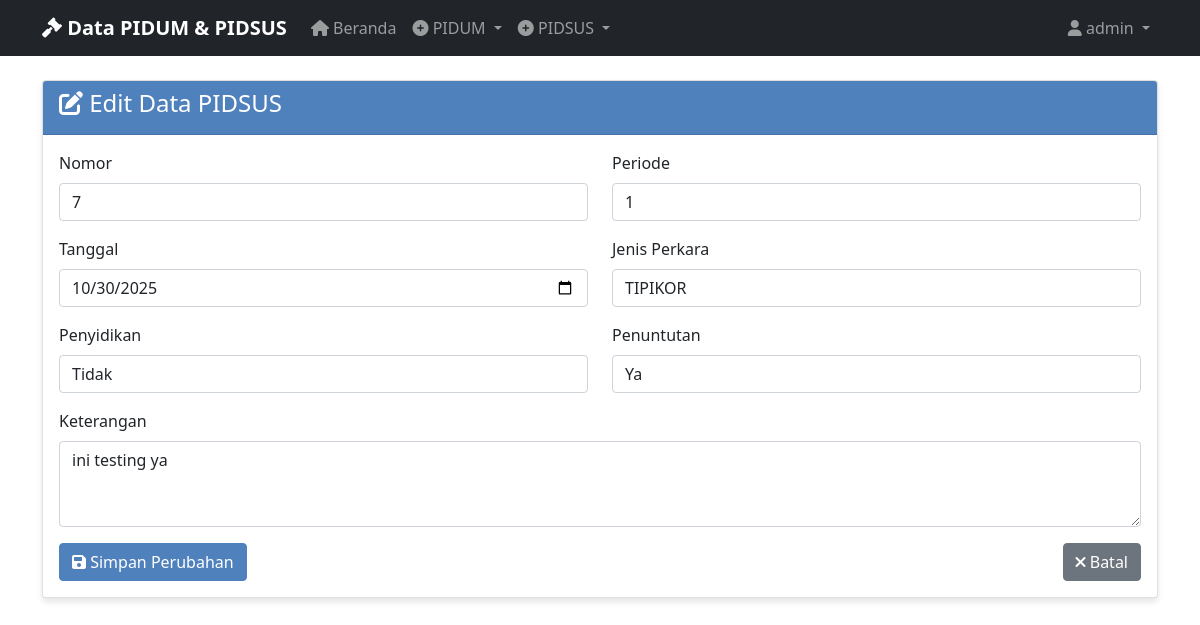
Screenshot of /edit_pidsus/7 (signed in) with the database file from the repository.
### tables this page shows
CREATE TABLE pidsus_data (
                id INTEGER PRIMARY KEY AUTOINCREMENT,
                no TEXT NOT NULL,
                periode TEXT NOT NULL,
                tanggal TEXT NOT NULL,
                jenis_perkara TEXT NOT NULL,
                penyidikan TEXT NOT NULL,
                penuntutan TEXT NOT NULL,
                keterangan TEXT NOT NULL,
                created_at TIMESTAMP DEFAULT CURRENT_TIMESTAMP
            );

### app_with_db.py (the view, shortened to what this page needs)
@app.route('/edit_pidsus/<int:item_id>', methods=['GET', 'POST'])
@login_required
def edit_pidsus(item_id):
    if request.method == 'GET':
        data = get_pidsus_data_by_id(item_id)
        if not data:
            flash('Data tidak ditemukan', 'error')
            return redirect(url_for('view_pidsus'))
        return render_template('edit_pidsus.html', data=data)

### app_with_db.py (called while the page is built)
def login_required(f):
    @wraps(f)
    def decorated_function(*args, **kwargs):
        if 'user_id' not in session:
            return redirect(url_for('login'))
        return f(*args, **kwargs)
    return decorated_function

### database.py (called while the page is built)
@contextmanager
def get_db_connection():
    conn = sqlite3.connect(DATABASE_PATH)
    conn.row_factory = sqlite3.Row
    try:
        yield conn
    finally:
        conn.close()

def get_pidsus_data_by_id(item_id):
    with get_db_connection() as conn:
        cursor = conn.cursor()
        cursor.execute('SELECT * FROM pidsus_data WHERE id = ?', (item_id,))
        row = cursor.fetchone()
        return dict(row) if row else None

### templates/edit_pidsus.html (shortened to what this page needs)
{% extends "base.html" %}
{% block content %}
<div class="row">
    <div class="col-md-12">
        <div class="card">
            <div class="card-header">
                <h4><i class="fas fa-edit"></i> Edit Data PIDSUS</h4>
            </div>
            <div class="card-body">
                <form method="POST" action="{{ url_for('edit_pidsus', item_id=data.id) }}">
                    <div class="row">
                        <div class="col-md-6 mb-3">
                            <label for="no" class="form-label">Nomor</label>
                            <input type="text" class="form-control" id="no" name="no" value="{{ data.no }}" required>
                        </div>
                        <div class="col-md-6 mb-3">
                            <label for="periode" class="form-label">Periode</label>
                            <input type="text" class="form-control" id="periode" name="periode" value="{{ data.periode }}" required>
                        </div>
                    </div>
                    <div class="row">
                        <div class="col-md-6 mb-3">
                            <label for="tanggal" class="form-label">Tanggal</label>
                            <input type="date" class="form-control" id="tanggal" name="tanggal" value="{{ data.tanggal }}" required>
                        </div>
                        <div class="col-md-6 mb-3">
                            <label for="jenis_perkara" class="form-label">Jenis Perkara</label>
                            <select class="form-control" id="jenis_perkara" name="jenis_perkara" required>
                                <option value="{{ data['jenis_perkara'] }}" selected>{{ data['jenis_perkara'] }}</option>
                            </select>
                        </div>
                    </div>
                    <div class="row">
                        <div class="col-md-6 mb-3">
                            <label for="penyidikan" class="form-label">Penyidikan</label>
                            <select class="form-control" id="penyidikan" name="penyidikan" required>
                                <option value="0" {% if data.penyidikan == '0' %}selected{% endif %}>Tidak</option>
                            </select>
                        </div>
                        <div class="col-md-6 mb-3">
                            <label for="penuntutan" class="form-label">Penuntutan</label>
                            <select class="form-control" id="penuntutan" name="penuntutan" required>
                                <option value="1" {% if data.penuntutan == '1' %}selected{% endif %}>Ya</option>
                            </select>
                        </div>
                    </div>
                    <div class="row">
                        <div class="col-md-12 mb-3">
                            <label for="keterangan" class="form-label">Keterangan</label>
                            <textarea class="form-control" id="keterangan" name="keterangan" rows="3">{{ data.keterangan }}</textarea>
                        </div>
                    </div>
                    <div class="row">
                        <div class="col-md-12">
                            <div class="d-flex justify-content-between">
                                <button type="submit" class="btn btn-primary">
                                    <i class="fas fa-save"></i> Simpan Perubahan
                                </button>
                                <a href="{{ url_for('view_pidsus') }}" class="btn btn-secondary">
                                    <i class="fas fa-times"></i> Batal
                                </a>
                            </div>
                        </div>
                    </div>
                </form>
            </div>
        </div>
    </div>
</div>
{% endblock %}

### templates/base.html (style rules this page uses)
.card { box-shadow: 0 4px 6px rgba(0, 0, 0, 0.1); margin-bottom: 20px; }
.card-header { background-color: #4F81BD; color: white; font-weight: bold; }
.btn-primary { background-color: #4F81BD; border-color: #4F81BD; }

### rows the page displays
pidsus_data: no "7", periode "1", tanggal "10/30/2025", jenis_perkara "TIPIKOR", penyidikan "Tidak", penuntutan "Ya", keterangan "ini testing ya"

### other values shown
{{ session.username }} "admin"
